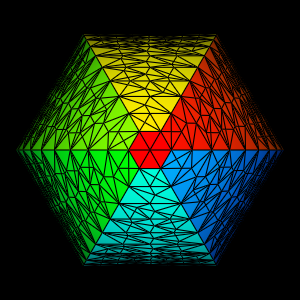

The Python source for this figure:
#!/usr/bin/env python

# Demonstrate vtkAdaptiveSubdivisionFilter by creating a low-resolution
# sphere, generating cell IDs, adaptively subdividing based on maximum
# edge length, and rendering with edge visibility and cell ID coloring.

# Factory overrides
import vtkmodules.vtkInteractionStyle  # noqa: F401
import vtkmodules.vtkRenderingFreeType  # noqa: F401
import vtkmodules.vtkRenderingOpenGL2  # noqa: F401

from vtkmodules.vtkFiltersCore import vtkGenerateIds
from vtkmodules.vtkFiltersModeling import vtkAdaptiveSubdivisionFilter
from vtkmodules.vtkFiltersSources import vtkSphereSource
from vtkmodules.vtkRenderingCore import (
    vtkActor,
    vtkPolyDataMapper,
    vtkProperty,
    vtkRenderWindow,
    vtkRenderWindowInteractor,
    vtkRenderer,
)

# Create a low-resolution sphere
sphere = vtkSphereSource()
sphere.SetThetaResolution(6)
sphere.SetPhiResolution(24)

# Generate cell and point IDs
generate_ids = vtkGenerateIds()
generate_ids.SetInputConnection(sphere.GetOutputPort())

# Adaptive subdivision by maximum edge length
adapt = vtkAdaptiveSubdivisionFilter()
adapt.SetInputConnection(generate_ids.GetOutputPort())
adapt.SetMaximumEdgeLength(0.1)
adapt.Update()

# Mapper colored by cell IDs
mapper = vtkPolyDataMapper()
mapper.SetInputConnection(adapt.GetOutputPort())
mapper.SetScalarModeToUseCellFieldData()
mapper.SelectColorArray("vtkCellIds")
mapper.SetScalarRange(adapt.GetOutput().GetCellData().GetScalars().GetRange())

# Edge property
edge_prop = vtkProperty()
edge_prop.EdgeVisibilityOn()
edge_prop.SetEdgeColor(0, 0, 0)

actor = vtkActor()
actor.SetMapper(mapper)
actor.SetProperty(edge_prop)

# Renderer
renderer = vtkRenderer()
renderer.AddActor(actor)
renderer.SetBackground(0, 0, 0)

# Window
render_window = vtkRenderWindow()
render_window.AddRenderer(renderer)
render_window.SetSize(300, 300)
render_window.SetWindowName("adaptive subdivision filter")

# Scene
renderer.GetActiveCamera().SetFocalPoint(0, 0, 0)
renderer.GetActiveCamera().SetPosition(0, 0, 1)
renderer.ResetCamera()
renderer.GetActiveCamera().Zoom(1.5)

# Interactor
interactor = vtkRenderWindowInteractor()
interactor.SetRenderWindow(render_window)

interactor.Initialize()
interactor.Start()
